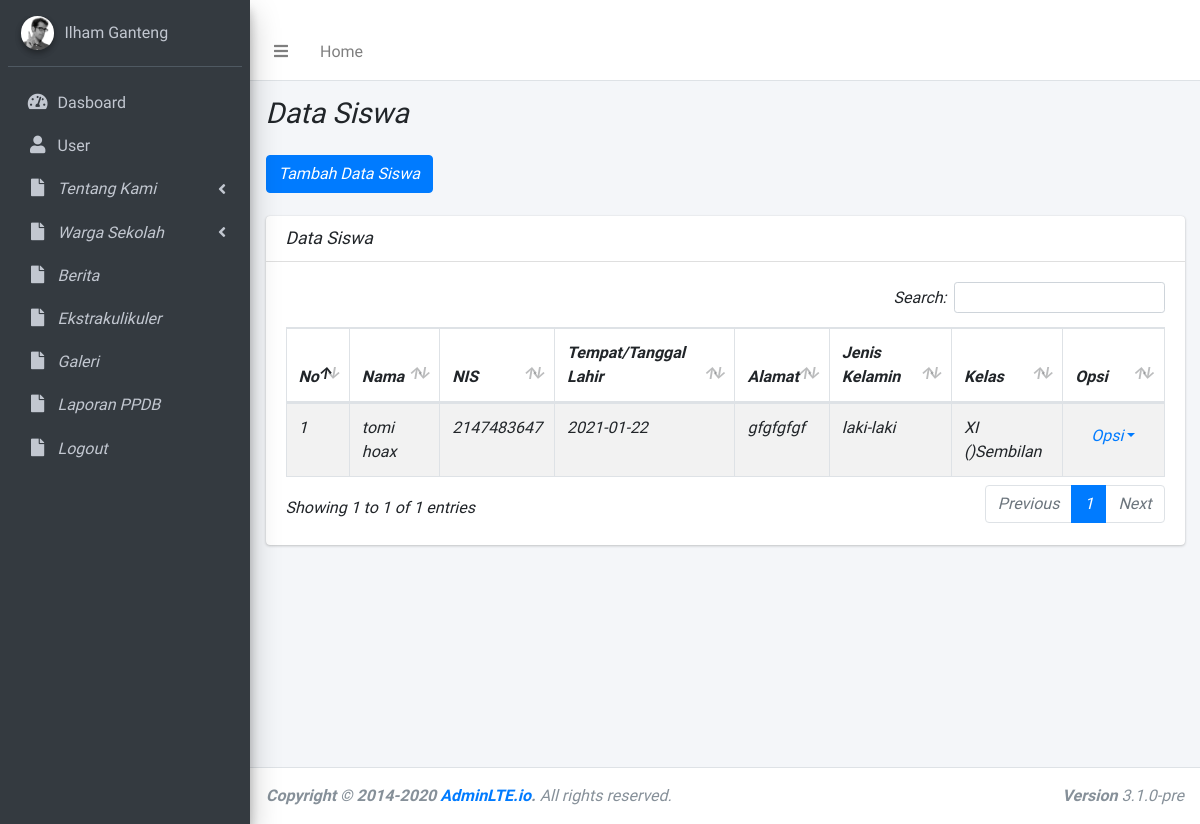
Screenshot of /index.php/data/data_siswa with the database file from the repository.
### tables this page shows
CREATE TABLE `tb_siswa` (
  `id_siswa` int(11) NOT NULL,
  `nis` int(11) NOT NULL,
  `nama` varchar(25) NOT NULL,
  `ttl` date NOT NULL,
  `alamat` varchar(150) NOT NULL,
  `jk` varchar(10) NOT NULL,
  `kelas` varchar(15) NOT NULL
);

### application/controllers/Data.php (called while the page is built, shortened)
<?php
class Data extends CI_Controller
{
	public function data_siswa()
	{
		$data['judul'] = "Data Siswa";
		$this->load->model('Model_siswa');
		$data['datasiswa'] = $this->Model_siswa->datasiswa();
		$this->load->view('template/header', $data);
		$this->load->view('template/topbar');
		$this->load->view('template/sidebar');
		$this->load->view('data/datasiswa', $data);
		$this->load->view('template/footer');
	}
}

### index.php (called while the page is built, shortened)
<?php
require_once BASEPATH . 'core/CodeIgniter.php';

### application/models/Model_siswa.php (called while the page is built, shortened)
<?php
class Model_siswa extends CI_Model
{
    public function datasiswa()
    {
        return $this->db->get('tb_siswa')->result_array();
    }
}

### application/views/data/datasiswa.php (the view, shortened to what this page needs)
<div class="content-wrapper">
  <div class="content-header">
    <div class="container-fluid">
      <div class="row mb-2">
        <div class="col-sm-6">
          <h1 class="m-0">Data Siswa</h1> <br>
          <a class="btn btn-primary" href="<?= base_url("Data/tambahdatasiswa") ?>">Tambah Data Siswa</a>
        </div>
        <div class="col-sm-6">
        </div>
      </div>
    </div>
  </div>
  <section class="content">
    <div class="container-fluid">
      <div class="row">
        <div class="col-12">
          <div class="card">
            <div class="card-header">
              <h3 class="card-title"><?= $judul; ?></h3>
            </div>
            <div class="card-body">
              <table id="example1" class="table table-bordered table-striped">
                <thead>
                  <tr>
                    <th>No</th>
                    <th>Nama</th>
                    <th>NIS</th>
                    <th>Tempat/Tanggal Lahir</th>
                    <th>Alamat</th>
                    <th>Jenis Kelamin</th>
                    <th>Kelas</th>
                    <th>Opsi</th>
                  </tr>
                </thead>
                <tbody>
                  <?php $nomer = 1; ?>
                  <?php foreach ($datasiswa as $siswa) : ?>
                    <tr>
                      <td><?= $nomer; ?></td>
                      <td><?= $siswa["nama"]; ?></td>
                      <td><?= $siswa["nis"]; ?></td>
                      <td><?= $siswa["ttl"]; ?></td>
                      <td><?= $siswa["alamat"]; ?></td>
                      <td><?= $siswa["jk"]; ?></td>
                      <td><?= $siswa["kelas"]; ?></td>
                      <td>
                        <a class="nav-link dropdown-toggle" href="#" id="navbarDropdownMenuLink" role="button" data-toggle="dropdown" aria-haspopup="true" aria-expanded="false">Opsi</a>
                      </td>
                    </tr>
                    <?php $nomer++; ?>
                  <?php endforeach; ?>
                </tbody>
              </table>
            </div>
          </div>
        </div>
      </div>
    </div>
  </section>
</div>

### rows the page displays
tb_siswa: nama "tomi hoax", nis "2147483647", ttl "2021-01-22", alamat "gfgfgfgf", jk "laki-laki", kelas "XI ()Sembilan"

### other values shown
$judul "Data Siswa"
